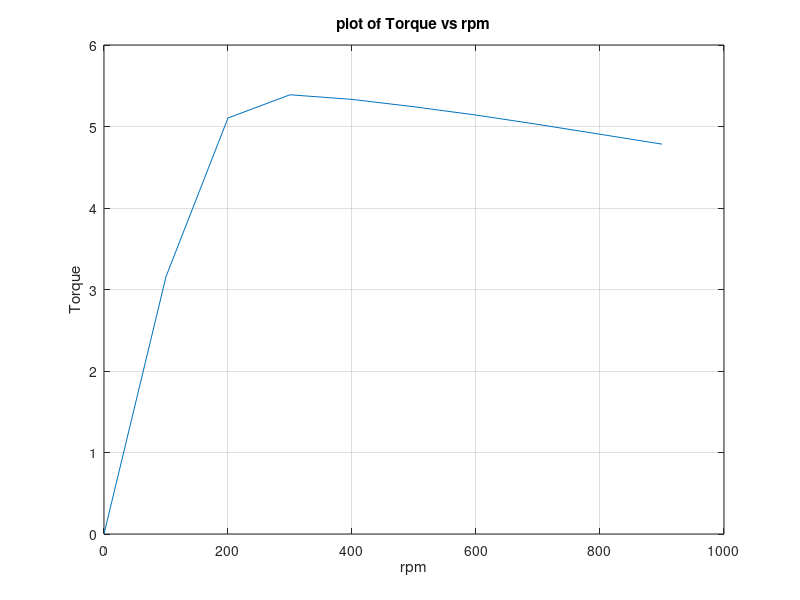
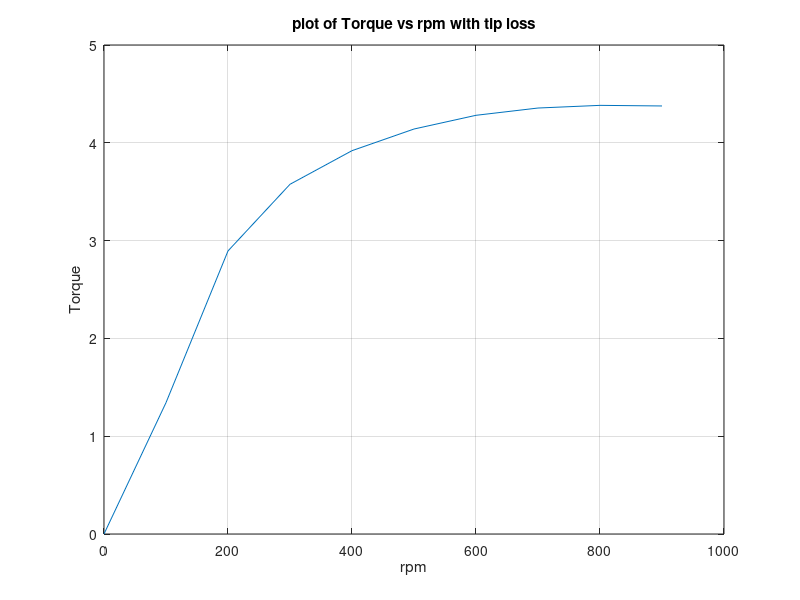
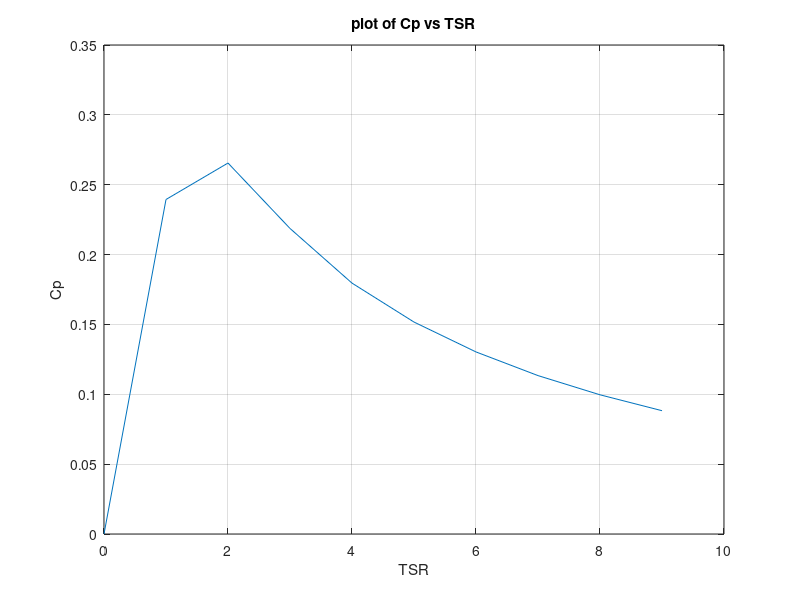

Write the MATLAB code that produced these figures, in order.
clc
clear all
close all

              %% Defined parameter             
              
        P = 1250; % Power (W) :Defined
        Density = 1.225; % kg/m^3
        U = 12.5; % Wind velocity (m/s)
        Cl_i = 1; % Ideal lift coefficient
        Cd_i = 0.03; % Ideal drag coefficient
        TSR = 6; % Tip speed ratio of the entire blade
        Vs = input('Wind speed (m/s) : '); % Freestream velocity 
        
        
                                                     
              %% Initial setting parameters      
        format long
        AOA = 5; % Angle of attack (deg)
        Cp = 0.33; % Power coefficient for blade :Assumed
        B = 3; % Number of blade
        R = sqrt(P/(0.5*Density*(U^3)*pi*Cp)); % Efficient radius (m)
        R_tip = 0.9; % (m)
        R_root = 0; % (m)
        R_hub = 0.09; %(m)
        
        % Naca 1014
        %cla = [-20 -18 -16 -14 -12 -10 -8 -6 -4 -2 0 2 4 6 8 10 12 14 16 18 20 30 40 50 60 70 80 90]; % attack angle
        %clf = [-1.524 -1.298 -1.07 -0.839 -0.606 -0.371 -0.134 0.103 0.341 0.571 0.699 0.797 0.868 0.912 0.928 0.918 0.879 0.81 0.708 0.694 0.678 0.678 0.678 0.678 0.678 0.678 0.678 0.678]; % cl coefficient
        %cdf = [0.052 0.0415 0.0294 0.0239 0.0187 0.0145 0.0119 0.0106 0.0103 0.0108 0.0106 0.0109 0.014 0.017 0.0208 0.0256 0.0329 0.0411 0.0511 0.0629 0.0528 0.0528 0.0528 0.0528 0.0528 0.0528 0.0528 0.0528];

        cla = [-20 -19 -18	-17	-16	-15	-14	-13	-12	-11	-10	-9	-8	-7	-6	-5 -4 -3	-2	-1	0	1	2	3	4	5	6	7	8	9	10	11	12	13	14	15	16	17	18	19	20	21	22	23	24	25	26	27	28	29	30	31	32	33	34	35	36	37	38	39	40	41	42	43	44	45	46	47	48	49	50	51	52	53	54	55	56	57	58	59	60	61	62	63	64	65	66	67	68	69	70	71	72	73	74	75	76	77	78	79	80	81	82	83	84	85	86	87	88	89	90];
        clf = [-0.995	-1.026	-1.05	-1.058	-1.052	-1.037	-1.012	-0.977	-0.933	-0.878	-0.815	-0.743	-0.665	-0.582	-0.604	-0.491	-0.373	-0.254	-0.132	-0.01	0.112	0.234	0.356	0.476	0.595	0.712	0.825	0.932	1.023	1.085	1.124	1.156	1.2	1.229	1.256	1.276	1.282	1.276	1.263	1.24	1.209	1.17	1.129	1.083	1.035	0.986	0.937	0.888	0.841	0.796	0.752	0.711	0.672	0.636	0.601	0.569	0.539	0.511	0.485	0.461	0.439	0.418	0.396	0.374	0.355	0.337	0.32	0.305	0.29	0.277	0.265	0.253	0.243	0.233	0.224	0.215	0.207	0.2	0.193	0.187	0.181	0.175	0.17	0.165	0.16	0.156	0.152	0.148	0.145	0.142	0.139	0.136	0.133	0.131	0.128	0.126	0.124	0.123	0.121	0.119	0.118	0.117	0.115	0.114	0.113	0.113	0.112	0.111	0.111	0.11	0.11];
        cdf = [0.24309	0.21756	0.19407	0.17521	0.15493	0.13748	0.12394	0.10941	0.09609	0.08503	0.07473	0.06619	0.05876	0.05184	0.01996	0.01886	0.01519	0.01711	0.01662	0.01632	0.01642	0.01672	0.01734	0.01568	0.02015	0.02117	0.02247	0.02414	0.02677	0.03315	0.04601	0.06407	0.07928	0.09658	0.11226	0.12863	0.14693	0.16516	0.18456	0.20509	0.22897	0.25159	0.28195	0.31023	0.33588	0.37672	0.40662	0.44247	0.47834	0.52363	0.56434	0.61964	0.65847	0.71659	0.75716	0.8168	0.90276	0.93777	0.99492	1.09367	1.10333	1.17569	1.2897	1.39055	1.45956	1.52692	1.58156	1.60377	1.80767	1.87087	1.94008	2.01519	2.09758	2.19022	2.30146	2.42801	2.52088	2.62019	2.72678	2.84609	2.90476	3.04221	3.19932	3.10502	3.31501	3.27036	3.43354	3.61613	3.60457	3.82219	3.73971	4.02847	4.03665	3.96525	4.22588	4.20179	4.17597	4.54428	3.59633	3.49519	4.40395	3.44383	3.70535	3.75529	3.63308	3.55113	3.57938	3.84484	3.7541	3.6465	3.64974];

                
      %% Blade Shape for ideal rotor without wake
      % Assumption
        % There is no wake rotation, a' = 0
        % There is no drag, Cd = 0
        % There is no losses from blades
        % For the Betz optimum rotor, a = 1/3  
i = 0; k =0;
for W = 0:100:900 % an angular velocity (rpm)
    w = W*(pi/30);
    k = k+1;
% The length of blade is subdivided into 10 sections
  for r = R_hub:(R_tip-R_root)/10:R_tip
     i = i+1;
    TSRr(i) = (r/R_tip)*TSR; 
    Phi_rad(i) = atan(2/(3*TSRr(i))); % Phi is an angle of relaive wind
    Phi_deg(i) = Phi_rad(i)*(180/pi);
    Pitch_angle(i) = Phi_deg(i)-AOA;
    c(i) = (8*pi*r*sin(Phi_rad(i)))/(3*B*Cl_i*TSRr(i));    
    %calU(i) = sqrt((r*w)^2*(1+a_dash)^2+(2/3*Vs)^2);    
    
    
       %% Performance prediction with wake rotation
           % The analysis includes wake rotation, drag, losses
    % find solidity for each section
    Sol(i) = (B*c(i))/(2*pi*r);
    % find velocity of relative wind 
    calU(i) = sqrt((r*w)^2*+(2/3*Vs)^2); 
    
    % find induced factor for each section
    %TSRr_new(i) = r*w/calU(i);
    Phi_new_rad(i) = atan(2*Vs/(3*r*w));
    Phi_new_deg(i) = Phi_new_rad(i)*(180/pi);
    AOA_new(i) = Phi_new_deg(i)- Pitch_angle(i);
        
    % find Cl and Cd from airfoil data using curve fitting
    Cl(i) = spline(cla,clf,AOA_new(i));
    Cd(i) = spline(cla,cdf,AOA_new(i));
    
    % the valve of a and a' in an induced factor
    a_up(i) = 1+4*(sin(Phi_new_rad(i)))^2;       
    a_down(i) = Sol(i)*Cl(i)*cos(Phi_new_rad(i));
    a(i) = 1/(a_up(i)/a_down(i));   
    a_dash_in(i) = (4*cos(Phi_new_rad(i)))/(Sol(i)*Cl(i));
    a_dash_det(i) =  a_dash_in(i)-1;
    a_dash(i) = 1/a_dash_det(i);
    TSRr_new(i) = (a(i)/a_dash(i))*tan(Phi_new_rad(i));
   
      %% Momentum Theory and Blade Element Theory     
    T_b(k,i) = B*0.5*Density*calU(i)^2*c(i)*(R-R_hub/10)*r*(Cl(i)*sin(Phi_new_rad(i))-Cd(i)*cos(Phi_new_rad(i)));
    %T(k,i) = Sol(i)*pi*Density*(Vs^2*(1-a(i))^2/(sin(Phi_new_rad(i)))^2)*((Cl(i)*sin(Phi_new_rad(i)))-(Cd(i)*cos(Phi_new_rad(i))))*r^2*(R-R_hub/10);
    T_m(k,i) = 4*a_dash(i)*(1-a(i))*Density*(2/3*Vs)*pi*r^3*w*(R-R_hub/10);
    Torque_b(k) = T_b(k,i); 
    Torque_m(k) = T_m(k,i);

      %% Tip loss
% find mean radius of each section
    r_c(i) = r;
    if i == 1
        r_m(i) = r_c(i)/2;
    else
        r_m(i) = (r_c(i)+r_c(i-1))/2;
    end   
    % find the correction factor
    factorf_1(i) = 1-r_m(i)/R_tip;
    factorf_2(i) = factorf_1(i)*(B/2);
    factorf_3(i) = (r_m(i)/R_tip)*sin(Phi_new_rad(i));
    factorf_4(i) = factorf_2(i)/factorf_3(i);
    factorf_5(i) = exp(-factorf_4(i));
    Fa(i) = (2/pi)*acos(factorf_5(i));
    
    % find Cl and Cd with correction factor from airfoil data using curve fitting
    Cl_c(i) = Fa(i)*Cl(i);
    Cd_c(i) = Fa(i)*Cd(i);
    
   % the valve of a and a' with correction factor
    a_up_c(i) = 1+4*Fa(i)*(sin(Phi_new_rad(i)))^2;
    a_down_c(i) = Sol(i)*Cl_c(i)*cos(Phi_new_rad(i));
    a_c(i) = 1/(a_up_c(i)/a_down_c(i));
    a_dash_in_c(i) = (4*Fa(i)*cos(Phi_new_rad(i)))/(Sol(i)*Cl_c(i));
    a_dash_det_c(i) =  a_dash_in_c(i)-1;
    a_dash_c(i) = 1/a_dash_det_c(i);
    
      %% Torque with tip loss
    T_c(k,i) = Fa(i)*4*a_dash_c(i)*(1-a_c(i))*Density*(2/3*Vs)*pi*r^3*w*(R-R_hub/10);
    Torque_c(k) = T_c(k,i);
    SumTorque_c = sum(Torque_c);  
    
      %% Power coefficient
    if i > 1 && k > 1
    cp(k-1,i-1) = (8/TSR^2)*a_dash(i)*(1-a(i))*(1-(Cd(i)/Cl(i))*cot(Pitch_angle(i)))*((TSRr(i)^4-TSRr(1)^4)/4);  
    %cp(k,i-1) = (8/TSR*10)*(sin(Phi_new_rad(i)))^2*(cos(Phi_new_rad(i))-TSRr(i)*sin(Phi_new_rad(i)))*(sin(Phi_new_rad(i))+TSRr(i)*cos(Phi_new_rad(i)))*(1-(Cd(i)/Cl(i))*cot(Phi_new_rad(i)))*TSRr(i)^2;
    %x(i) = linspace(TSRr_new(1),TSRr_new(i),100);
    %y = a_dash(i)*(1-a(i))*(1-(Cd(i)/Cl(i))*cot(Pitch_angle(i)))*x(i)^3;
    %z(i) = trapz(x,y);
    %cp(k,i) = z(i)*(8/TSR^2);
    %cp(k,i) = 4*a(i)*(1-a(i))^2;
    calCp(k) = cp(k-1,i-1);
    % Cp for each section wih correction factor
    cp_c(k-1,i-1) = Fa(i)*(8/TSR^2)*a_dash_c(i)*(1-a_c(i))*(1-(Cd_c(i)/Cl_c(i))*cot(Pitch_angle(i)))*((TSRr(i)^4-TSRr(1)^4)/4); 
    %cp_c(k,i) = (8/(TSRr_new(i)^2))*F(i)*Factor_a_dash_c(i)*(1-Factor_a_c(i))*(1-Cd(i)/Cl(i)*cot(Pitch_angle(i)))*((TSRr_new(i)^4-TSRr_new(i-1)^4)/4);
    calCp_c(k) = cp_c(k-1,i-1);
    %else
    end    
  end
  %z(k) = trapz(x,y);
  %cp(k) = z(k)*(8/TSR^2);
end
  rpm = 0:100:900;
  plot(rpm,Torque_m);
  grid on;
  title('plot of Torque vs rpm');
  xlabel('rpm');
  ylabel('Torque');
  figure;
  plot(rpm,Torque_c);
  grid on;
  title('plot of Torque vs rpm with tip loss');
  xlabel('rpm');
  ylabel('Torque');
  figure;
  tsr = 0:1:9;
  plot(tsr,calCp_c);
  grid on;
  title('plot of Cp vs TSR');
  xlabel('TSR');
  ylabel('Cp');
  